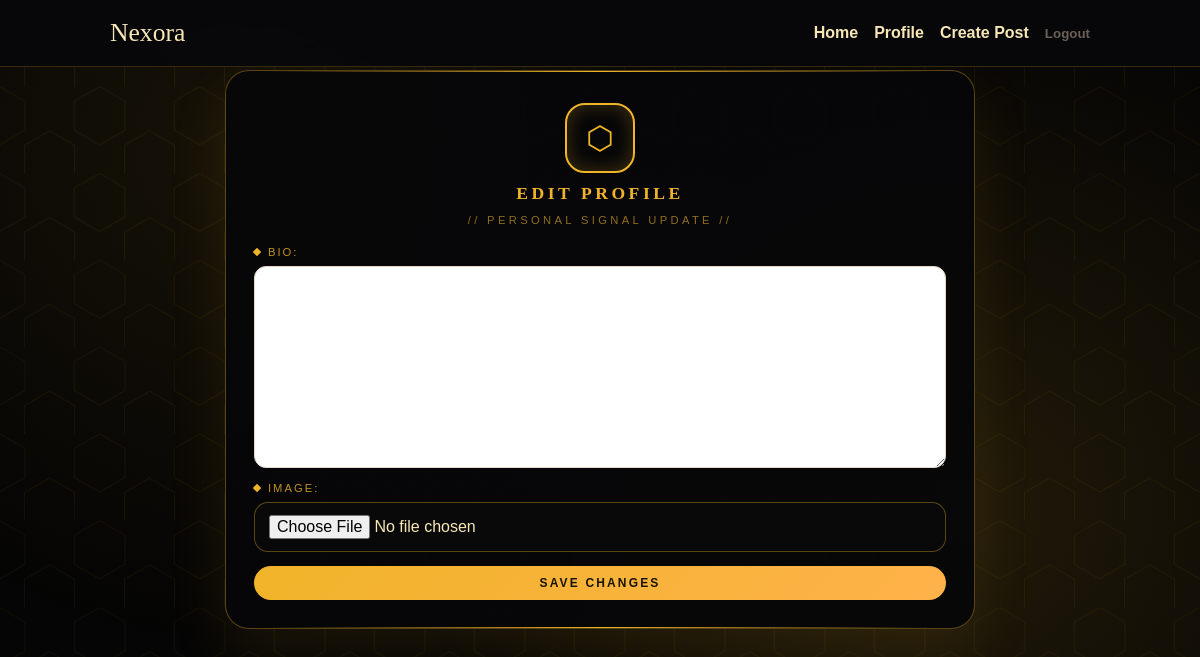
Before: /users/profile/edit/ (signed in) with the older database file.
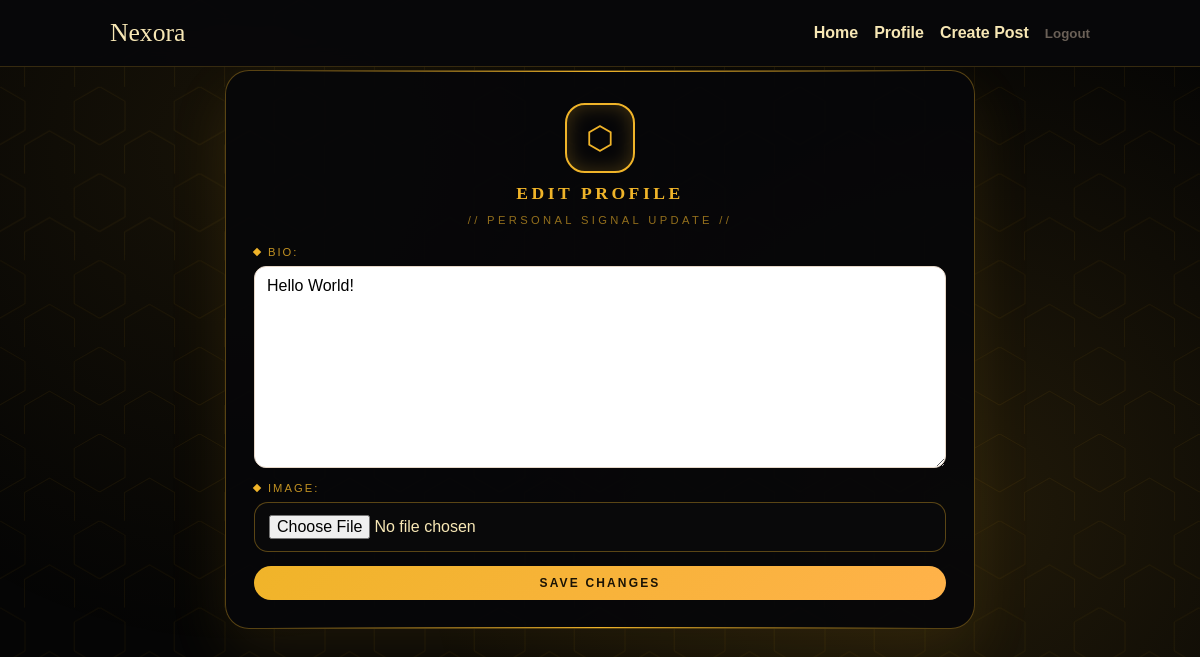
After: the same page with the newer database file.
### users/models.py (models this page shows, shortened)
class Profile(models.Model):
    user = models.OneToOneField(settings.AUTH_USER_MODEL, on_delete=models.CASCADE)
    bio = models.TextField(blank=True)
    image = models.ImageField(upload_to="profiles/", blank=True, null=True)

### users/views.py (the view)
# urls.py: path("profile/edit/", views.edit_profile, name="edit_profile"),
@login_required
def edit_profile(request):
    profile = request.user.profile
    if request.method == "POST":
        form = ProfileForm(request.POST, request.FILES, instance=profile)
        if form.is_valid():
            form.save()
            return redirect("profile", username=request.user.username)
    else:
        form = ProfileForm(instance=profile)
    return render(request, "users/edit_profile.html", {"form": form})

### users/forms.py
class ProfileForm(forms.ModelForm):
    class Meta:
        model = Profile
        fields = ["bio", "image"]

### templates/users/edit_profile.html (shortened to what this page needs)
{% extends "base.html" %}
{% load static %}
{% block extra_css %}
  <link rel="stylesheet" href="{% static 'css/register.css' %}" />
  <link rel="stylesheet" href="{% static 'css/profile.css' %}" />
{% endblock %}
{% block body_class %}profile-body{% endblock %}
{% block main_class %}profile-terminal{% endblock %}
{% block content %}
  <div class="terminal-hex">
  </div>
  <section class="terminal-card profile-edit-card" id="terminal-card">
    <div class="terminal-header">
      <div class="terminal-badge">
        <span>⬡</span>
      </div>
      <h1 class="terminal-title">Edit Profile</h1>
      <div class="terminal-subtitle">// Personal Signal Update //</div>
    </div>
    <form method="post" enctype="multipart/form-data" class="terminal-form">
      {{ form.as_p }}
      <button type="submit" class="primary">Save Changes</button>
    </form>
  </section>
{% endblock %}

Changed rows visible on the page:
changed Profile: bio (not shown) → "Hello World!"
